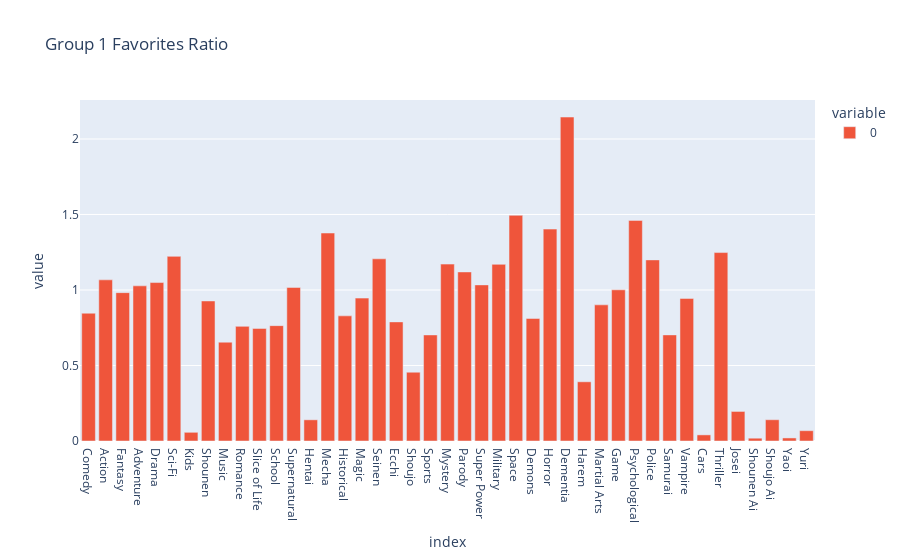

Notebook code cell kept with this figure:
### Markdown cell above
For group 1, it's actually rather interesting that most of this groups favorites are very similar to the average user. This is characterized by many of the genre's percentages being close to 1. Of note is the higher value in the 'dementia' theme, which is sort of a catch-all term for weird and experimental shows.

### Code cell
px.bar(group_1 / all_users, color_discrete_sequence=['#EF553B'] , title='Group 1 Favorites Ratio')

### Figure 1 — Plotly figure (JSON) as saved in the notebook; plotly's stock layout.template omitted (floating-point values rounded to 4 significant figures)
{"data": [{"alignmentgroup": "True", "hovertemplate": "variable=0<br>index=%{x}<br>value=%{y}<extra></extra>", "legendgroup": "0", "marker": {"color": "#EF553B", "pattern": {"shape": ""}}, "name": "0", "offsetgroup": "0", "orientation": "v", "showlegend": true, "textposition": "auto", "type": "bar", "x": ["Comedy", "Action", "Fantasy", "Adventure", "Drama", "Sci-Fi", "Kids", "Shounen", "Music", "Romance", "Slice of Life", "School", "Supernatural", "Hentai", "Mecha", "Historical", "Magic", "Seinen", "Ecchi", "Shoujo", "Sports", "Mystery", "Parody", "Super Power", "Military", "Space", "Demons", "Horror", "Dementia", "Harem", "Martial Arts", "Game", "Psychological", "Police", "Samurai", "Vampire", "Cars", "Thriller", "Josei", "Shounen Ai", "Shoujo Ai", "Yaoi", "Yuri"], "xaxis": "x", "y": [0.8462, 1.067, 0.9824, 1.027, 1.049, 1.223, 0.05761, 0.9273, 0.6544, 0.7591, 0.7454, 0.764, 1.017, 0.1403, 1.377, 0.8286, 0.9461, 1.206, 0.7887, 0.4556, 0.7023, 1.171, 1.12, 1.034, 1.17, 1.494, 0.8114, 1.403, 2.145, 0.3921, 0.9015, 1.001, 1.461, 1.199, 0.7026, 0.9442, 0.04047, 1.248, 0.1957, 0.01855, 0.1409, 0.02019, 0.0682], "yaxis": "y"}], "layout": {"barmode": "relative", "legend": {"title": {"text": "variable"}, "tracegroupgap": 0}, "title": {"text": "Group 1 Favorites Ratio"}, "xaxis": {"anchor": "y", "domain": [0, 1], "title": {"text": "index"}}, "yaxis": {"anchor": "x", "domain": [0, 1], "title": {"text": "value"}}}}
